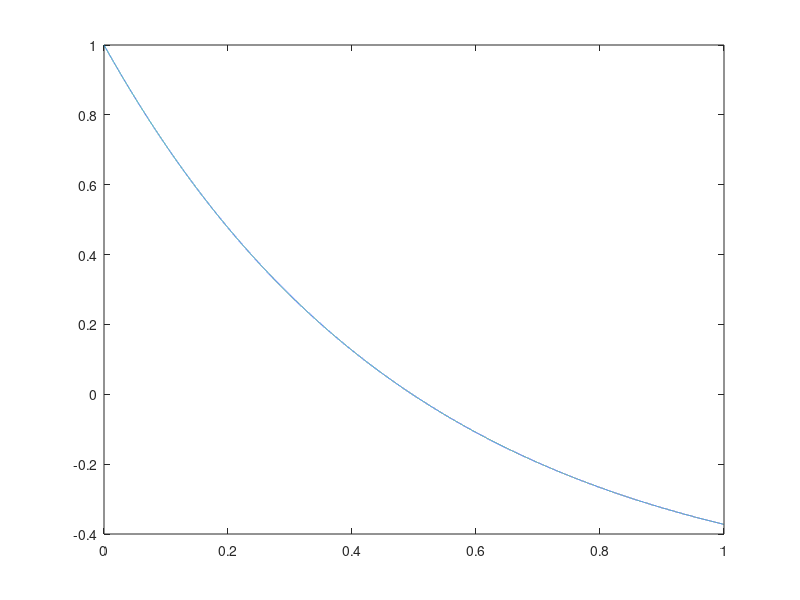

Write MATLAB code to recreate this figure.
% Dynamic Filter

fs              =   44100;
sampingPeriod   =   1/fs;
dur             =   1;
% t               =   0:(1/fs):(dur-1/fs);
amp             =   1;
freq            =   440;
t_AT            =   .5; % attack time in seconds


attackCoeff = 1 - exp(-1.0 * sampingPeriod / t_AT);

sig = zeros(1,fs*dur);
env = 1;

for s = 1:fs*dur
        
    currentSample = amp * 1;
    sig(s) =  env * currentSample;
    env = env + attackCoeff * (1- (1/0.63) - env);
    
    % attackCoef_ = 1 - exp(-1.0f / (samplerate * config_.atkTime_));
    % envelope_ += config_.aCoef_ * ((1/0.63f) - envelope_);
end

figure;
tVec =  0:(1/fs):(dur-1/fs);
plot(tVec, sig);

% soundsc(sig,fs);